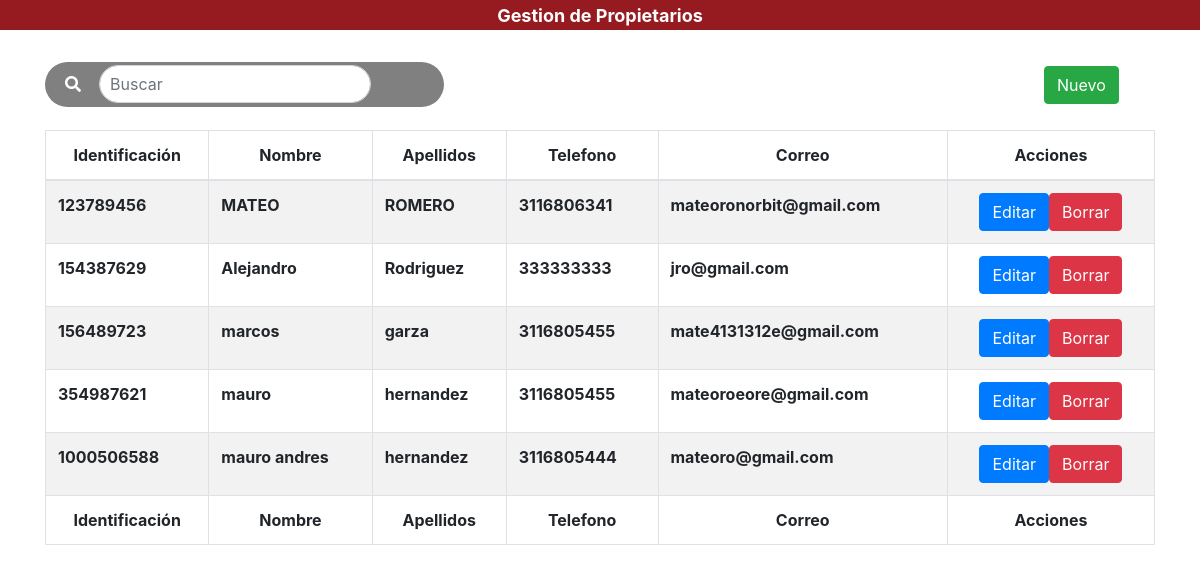
/SureManagment/vista/modulos/gestion_prop/facturacion.php, run on the app's committed database.
### tables this page shows
CREATE TABLE `propietarios` (
  `id_propietario` int(11) NOT NULL,
  `nombres` varchar(64) NOT NULL,
  `apellidos` varchar(64) NOT NULL,
  `telefono` bigint(20) NOT NULL,
  `correo` varchar(64) NOT NULL
);

### SureManagment/vista/modulos/gestion_prop/facturacion.php (the view, shortened to what this page needs)
<!doctype html>
<html lang="es">
  <head>
  </head>
  <body id="bodyp">
  <link rel='stylesheet' href='https://cdnjs.cloudflare.com/ajax/libs/font-awesome/5.12.1/css/all.min.css'>
    <link rel="stylesheet" href="../../../css/bootstrap.min.css">
    <link rel="stylesheet" href="../../../css/main.css">
    <link rel="stylesheet" type="text/css" href="../../../css/datatables.min.css"/>
    <link rel="stylesheet"  type="text/css" href="../../../css/dataTables.bootstrap4.min.css">
     <header>
         <h4 class="text-center text-light" style="background-color:#961b21;"><span style="background-color:rgba(0,0,0,0);" class="badge badge-danger">Gestion de Propietarios</span></h4>
     </header>
    <br>
    <div class="container">
        <div class="row">
                <div class="col-lg-12">
                    <div class="table-responsive">
                    <div style="z-index:-1; position: absolute; width: 35%; height: 45px; border-radius:30px; background-color:grey;"></div><div class="buscarbtn" style="width:100%;background-color: rgba(68, 220, 38,0); display:inline-block; border-radius: 30px; padding-left: 20px; padding-right: 1px;"><i class="fas fa-search" style="color: white;"></i>&nbsp &nbsp <input placeholder="Buscar" style=" padding-left:10px;display: inline; border-radius: 30px; margin-top: 3px;margin-bottom: 3px; width: 100%; position: relative; margin-right: 1px;" class="form-control col-md-3 light-table-filter" data-table="order-table" id="searchh" type="text"></div> <br>
                    <div class="col-lg-12">
                          <button id="btnNuevo" type="button" class="btn btn-success" data-toggle="modal" style="position:absolute;left:90%;top:-40px;">Nuevo</button>
                    </div>
                    <br>
                        <table id="tablaPersonas" class="table table-striped table-bordered table-condensed order-table" style="width:100%">
                            <thead class="text-center">
                                <tr>
                                    <th>Identificación</th>
                                    <th>Nombre</th>
                                    <th>Apellidos</th>
                                    <th>Telefono</th>
                                    <th>Correo</th>
                                    <th colspan="2">Acciones</th>
                                </tr>
                            </thead>
                                <?php
                                    $conn = mysqli_connect("localhost","root","","suremanagement");
                                    if ($conn -> connect_error){
                                        echo "Error en la conexion";
                                    }else{
                                        $consulta = mysqli_query($conn, "SELECT * FROM propietarios");
                                        while($reg = mysqli_fetch_array($consulta)){
                                            echo '<tr>
                                            <th>'.$reg['doc_prop'].'</th>
                                            <th>'.$reg['nombres'].'</th>
                                            <th>'.$reg['apellidos'].'</th>
                                            <th>'.$reg['telefono'].'</th>
                                            <th>'.$reg['correo'].'</th>
                                            <th><div class="text-center"><div class="btn-group"><form id="fused'.$reg['doc_prop'].'"><input type="hidden" value="'.$reg['doc_prop'].'"><input type="submit" value="Editar" class="btn btn-primary btnEditar" onclick="editus'.$reg['doc_prop'].'()"></form><form id="fusel'.$reg['doc_prop'].'"><input type="hidden" value="'.$reg['doc_prop'].'"><input type="submit" onclick="delus'.$reg['doc_prop'].'" value="Borrar"class="btn btn-danger btnBorrar"></div></form></div></th>
                                            </tr>';
                                        }
                                    }
                                ?>
                            <tfoot align="center">
                                <tr>
                                    <th>Identificación</th>
                                    <th>Nombre</th>
                                    <th>Apellidos</th>
                                    <th>Telefono</th>
                                    <th>Correo</th>
                                    <th colspan="3">Acciones</th>
                                </tr>
                            </tfoot>
                       </table>
                    </div>
                </div>
        </div>
    </div>
<br>
<br>
  </body>
</html>

### SureManagment/css/main.css (style rules this page uses)
header { background:#007bff; }

### data on the page
propietarios: doc_prop "123789456", nombres "MATEO", apellidos "ROMERO", telefono "3116806341", correo "mateoronorbit@gmail.com"
propietarios: doc_prop "154387629", nombres "Alejandro", apellidos "Rodriguez", telefono "333333333", correo "jro@gmail.com"
propietarios: doc_prop "156489723", nombres "marcos", apellidos "garza", telefono "3116805455", correo "mate4131312e@gmail.com"
propietarios: doc_prop "354987621", nombres "mauro", apellidos "hernandez", telefono "3116805455", correo "mateoroeore@gmail.com"
propietarios: doc_prop "1000506588", nombres "mauro andres", apellidos "hernandez", telefono "3116805444", correo "mateoro@gmail.com"
